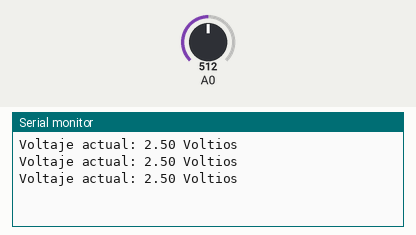
This sketch was run on a simulated Arduino Uno, built with avr-gcc and run on an emulated ATmega328P. On the bench: the last lines printed to the serial monitor. The inputs (shaded band) are chosen by the test bench; at power-on: A0 = 512.

Above: at 1.3 s.
1.4 s: A0 set to 716
At 1.9 s:
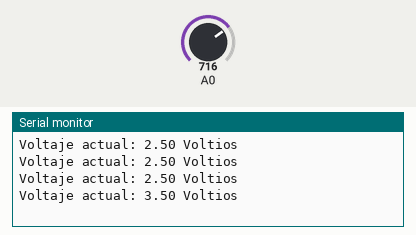
2.9 s: A0 set to 900
At 3.4 s:
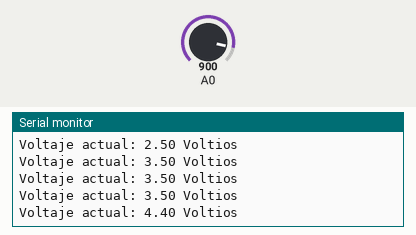
Timing chart, 0 to 5.9 s (numbered marks = the images above; inputs shaded):
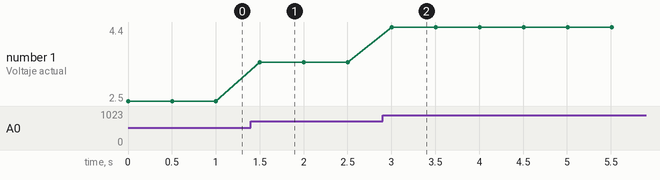

Measured:
- after the input at 1.4 s, the serial monitor: prints a new line after 0.10 s (image 1)
- after the input at 2.9 s, the serial monitor: prints a new line after 0.10 s (image 2)
- plotted number 1: 2.5 → 3.5 after the input at 1.4 s, 3.5 → 4.4 after the input at 2.9 s

The sketch:

potenciometro.ino
```cpp
float vOut;  // Declaración de una variable de tipo float llamada vOut para almacenar el valor analógico.
float vRead; // Declaración de otra variable de tipo float llamada vRead.
float analogVal;

void setup() {
  pinMode(vRead, INPUT);  // Configura el pin especificado por vRead como una entrada analógica.
  Serial.begin(9600);     // Inicia la comunicación serial a una velocidad de 9600 baudios.
}

void loop() {
  analogVal = analogRead(vRead); // Lee el valor analógico en el pin especificado por vRead y lo almacena en vOut.
  vOut = (5. * analogVal) / 1023.;
  Serial.print("Voltaje actual: ");
  Serial.print(vOut);
  Serial.println(" Voltios");
  delay(500);               // Espera medio segundo antes de repetir el bucle.
}
```
